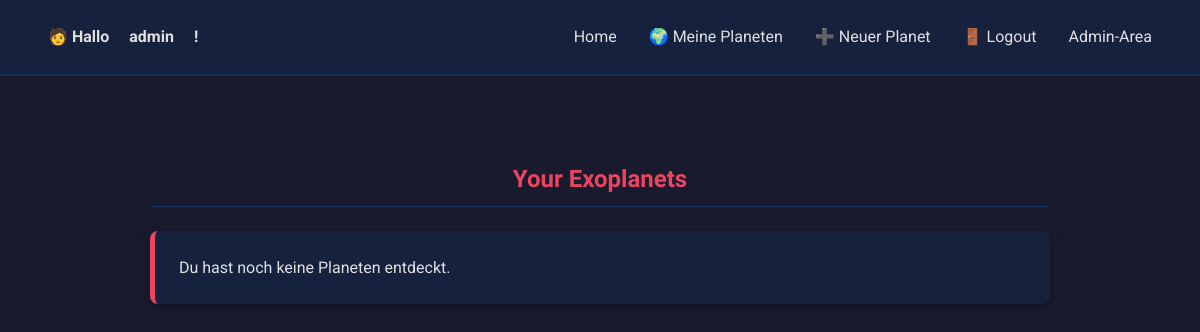
The app's page /exo/planet-list/ (signed in), older data.
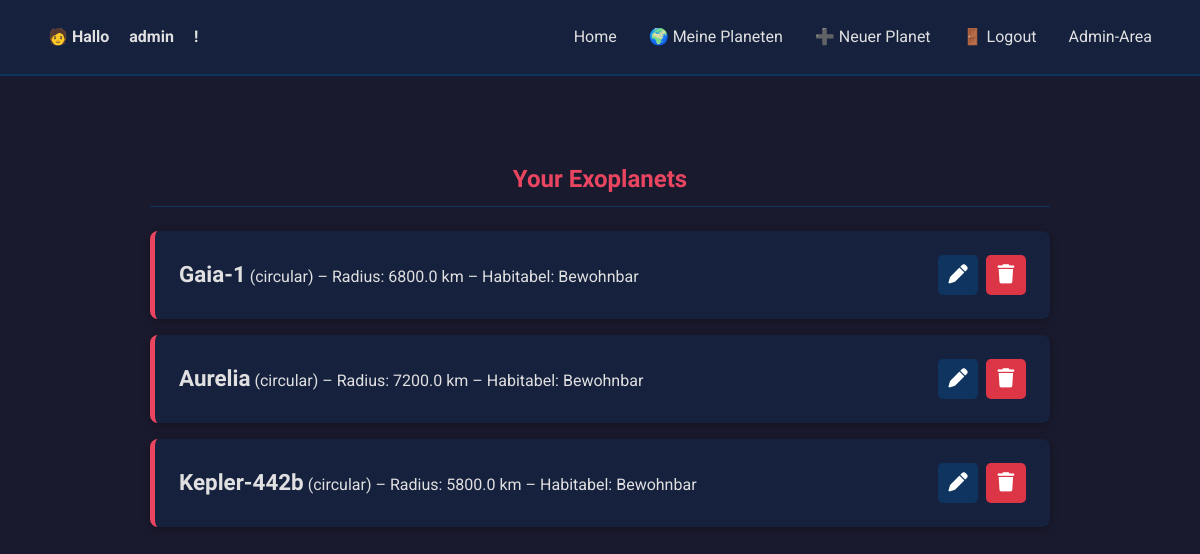
The same page, newer data.
### exo_planet/models.py (models this page shows, shortened)
class Exoplanet(models.Model):
    user = models.ForeignKey(User, on_delete=models.CASCADE)
    name = models.CharField(max_length=100)
    radius_km = models.FloatField()
    orbit_type = models.CharField(max_length=50, choices=[
        ('circular', 'Kreisförmig'),
        ('elliptical', 'Elliptisch'),
        ('hyperbolic', 'Hyperbolisch')
    ])
    habitable = models.BooleanField(default=False)
    description = models.TextField(blank=True)

### exo_planet/views.py (the view)
# urls.py: path('planet-list/', views.planet_list, name='planet_list'),
@login_required(login_url='accounts:login')
def planet_list(request):
    planets = Exoplanet.objects.filter(user=request.user)
    return render(request, 'exo_planet/planet_list.html', {'planets': planets})

### exo_planet/templates/exo_planet/planet_list.html
{% extends "exo_planet/base.html" %}
{% block content %}
  <h2>Your Exoplanets</h2>
  <ul>
  {% for planet in planets %}
    <li class="planet-item">
      <div class="planet-info">
        <strong>{{ planet.name }}</strong> ({{ planet.orbit_type }}) –
        Radius: {{ planet.radius_km }} km –
        Habitabel: {{ planet.habitable|yesno:"Bewohnbar,Unbewohnbar" }}
      </div>
      <div class="action-buttons">
        <a href="{% url "exo_planet:edit_planet" planet.id %}" class="btn-icon" title="Bearbeiten">
          <i class="fas fa-pen"></i>
        </a>
        <a href="{% url "exo_planet:delete_planet" planet.id %}" class="btn-icon delete" title="Löschen">
          <i class="fas fa-trash"></i>
        </a>
      </div>
    </li>
  {% empty %}
    <li>Du hast noch keine Planeten entdeckt.</li>
  {% endfor %}
  </ul>
{% endblock %}

Row changes from the older to the newer data that the page shows:
added Exoplanet: name "Gaia-1", orbit_type "circular", radius_km "6800.0", habitable "Bewohnbar"
added Exoplanet: name "Aurelia", orbit_type "circular", radius_km "7200.0", habitable "Bewohnbar"
added Exoplanet: name "Kepler-442b", orbit_type "circular", radius_km "5800.0", habitable "Bewohnbar"
Text that changed along with them:
text no longer shown: "Du hast noch keine Planeten entdeckt."
